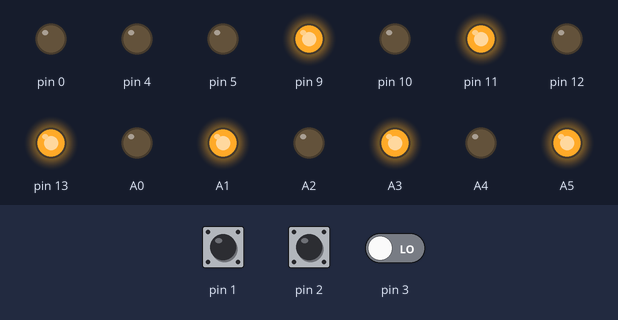
This sketch was run on a simulated Arduino Uno, built with avr-gcc and run on an emulated ATmega328P. On the bench: output pins drawn as LEDs (lit = HIGH). The test bench sets the inputs (shaded band); at power-on: pin 2 HIGH, pin 1 LOW, pin 3 LOW.

Above: at 1.2 s.
1.3 s: pin 2 driven LOW
At 2.8 s:
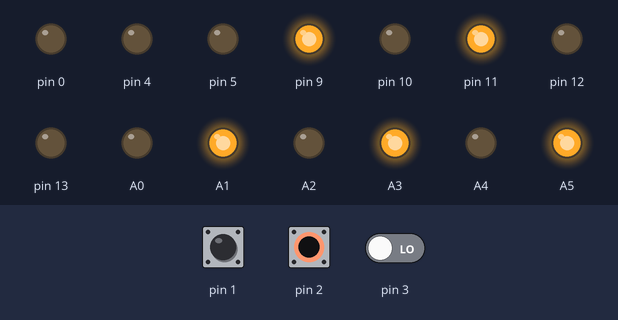
4.3 s: pin 1 pulsed HIGH 2 times (0.12 s each, 0.3 s apart)
At 7.7 s:
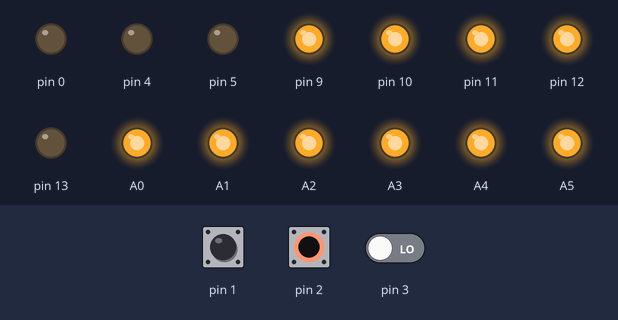
7.9 s: pin 2 pulsed HIGH 2 times (0.12 s each, 0.3 s apart)
At 10.8 s:
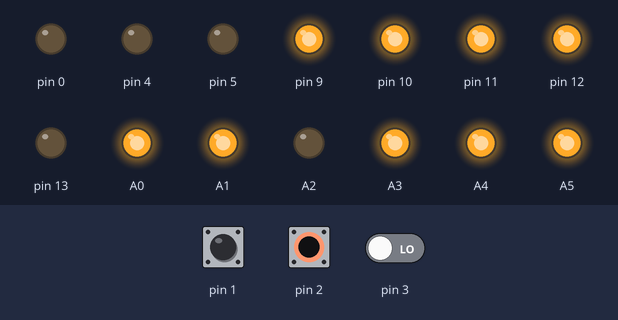
Timing chart, 0 to 17.5 s (numbered marks = the images above; inputs shaded):
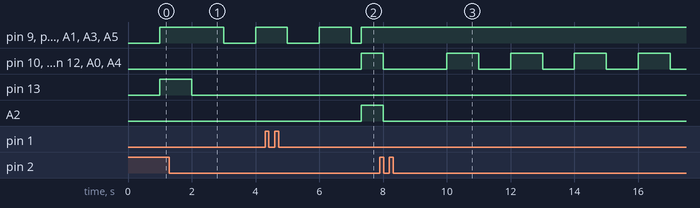

Measured:
- after the input at 1.3 s, pin 13: goes on until 2.0 s, then stays LOW
- after the input at 4.3 s, pin 10, pin 12, A0, A2, A4: LOW → HIGH after 3.0 s
- after the input at 7.9 s, A2: goes on until 8.0 s, then stays LOW

The sketch:

murb.ino
```cpp
//MURB binary clock


//Copyright 2015 Ubiratan S. Freitas


//    This program is free software: you can redistribute it and/or modify
//    it under the terms of the GNU General Public License as published by
//    the Free Software Foundation, either version 3 of the License, or
//    (at your option) any later version.

//    This program is distributed in the hope that it will be useful,
//    but WITHOUT ANY WARRANTY; without even the implied warranty of
//    MERCHANTABILITY or FITNESS FOR A PARTICULAR PURPOSE.  See the
//    GNU General Public License for more details.

//    You should have received a copy of the GNU General Public License
//    along with this program.  If not, see <http://www.gnu.org/licenses/>.


const unsigned maxvals[]={63,59,59,23};
unsigned vals[4];

byte oldA=0;
byte oldB=0;
byte A=0;
byte B=0;


unsigned long prevtime;


#define minute vals[2]
#define second vals[1]
#define hour vals[3]
#define br vals[0]

unsigned short tempd;
unsigned short tempc;
unsigned short tempb;

#define SETTING_MIN 2
#define SETTING_HOUR 3
#define NORMAL 0

#define NOBLINK 0
#define BLINKMIN 1
#define BLINKHOUR 2

byte state;
boolean per_wait;
unsigned btn_count;
const byte inv[]={0,8,4,12,2,10,6,14,1,9,5,13,3,11,7,15};


void setup(void)
{
  pinMode(0,OUTPUT);
  pinMode(1,INPUT);
  pinMode(2,INPUT);
  pinMode(3,INPUT);
  pinMode(A0,OUTPUT);
  pinMode(A1,OUTPUT);
  pinMode(A2,OUTPUT);
  pinMode(A3,OUTPUT);
  pinMode(A4,OUTPUT);
  pinMode(A5,OUTPUT);
  for (int i=4;i<=13;i++)
  {
    pinMode(i,OUTPUT);
  }
  state = SETTING_MIN;
  prevtime = 0;
  minute = 0;
  second = 0;
  hour = 0;
  br = maxvals[0];
  btn_count = 0;
  per_wait = false;
  oldA = bitRead(PIND,2);
  oldB = bitRead(PIND,3);
}


void loop()
{
  unsigned long now = millis();
  unsigned long m = micros();
  boolean ticked,moved;
  static boolean blk_state=0,btn_ready;

  ticked = tic(now);
  switch(state)
  {
    case SETTING_MIN:
      if(ticked)
      {
        blk_state = !blk_state;
        timeToPort(BLINKMIN *(byte)blk_state);
      }
      break;

    case SETTING_HOUR:
      if(ticked)
      {
        blk_state = !blk_state;
        timeToPort(BLINKHOUR *(byte)blk_state);
      }
      break;

    case NORMAL:
      if(ticked)
      {
        incrementTime();
        timeToPort(0);
      }
      break;
  }

  //Button and encoder
  if(now & 0xF)
  {
    per_wait = true;
  }
  else if(per_wait) // every 16ms
  {
    per_wait = false;
    moved = readEncoder();
    //Read button
    boolean btn_value = bitRead(PIND,1);
    switch(state)
    {
      case NORMAL:
        if(btn_value)
        {
          btn_count = 0;
          btn_ready = true;
        }
        else
        {
          btn_count++;
          if(btn_count>188)// 3 seconds
          {
            state = SETTING_MIN;
            timeToPort(BLINKMIN);
            btn_count = 0;
            btn_ready = false;
          }
        }
        break;
      case SETTING_MIN:
        if(btn_value)
        {
          btn_ready = true;
          btn_count = 0;
          if(moved)
          {
            blk_state = false;
            timeToPort(0);
          }
        }
        else if(btn_ready)
        {
          btn_count++;
          if(btn_count>13)// 0.2 second
          {
            state = SETTING_HOUR;
            timeToPort(BLINKHOUR);
            btn_count = 0;
            btn_ready = false;
          }
        }
        break;
      case SETTING_HOUR:
        if(btn_value)
        {
          btn_ready = true;
          btn_count = 0;
          if(moved)
          {
            blk_state = false;
            timeToPort(0);
          }
        }
        else if(btn_ready)
        {
          btn_count++;
          if(btn_count>13)// 0.2 second
          {
            state = NORMAL;
            btn_count = 0;
            btn_ready = false;
          }
        }
        break;
    }
  }

  //PWM
  if ((m & 0x1FFF)<((br+1)<<7))
  {
    PORTD = tempd;
    PORTB = tempb;
    PORTC = tempc;
  }
  else
  {
    PORTD = 0;
    PORTB = 0;
    PORTC = 0;
  }

}

boolean tic(const unsigned long n)
{
  if((n>=prevtime)? n-prevtime>=1000:n-(signed long)prevtime>=1000)
  {
    prevtime = n;
    return true;
  }
  else
    return false;
}


void incrementTime(void)
{
  second++;
  if(second>=60)
  {
    second = 0;
    minute++;
  }
  if(minute>=60)
  {
    minute = 0;
    hour++;
  }
  if(hour>=24) hour = 0;
}

void timeToPort(byte blk)
{
  unsigned tmin,thour;
  switch (blk)
  {
    case NOBLINK:
      tmin = minute;
      thour = hour;
      break;
    case BLINKMIN:
      thour = hour;
      tmin = (minute)? 0 :63;
      break;
    case BLINKHOUR:
      tmin = minute;
      thour = (hour)? 0 :63;
      break;
  }
  tempd = (inv[((second & B00011110)>>1)] << 4) | ((second & B00100000)>>5) ;
  tempb = (second & 1) | ((tmin & B00000001) << 1) | ((thour & 1)<<2)|((tmin & B00000010) << 2)|((thour & B00000010)<<3)|((tmin & B00000100) << 3) ;
  tempc = ((thour & B00000100) >> 2) | ((tmin & B00001000) >> 2) | ((thour & B00001000) >> 1) | ((tmin & B00010000) >> 1) | ((thour & B00010000)) |((tmin & B00100000));
}

boolean readEncoder()
{
  boolean retval=false;
  A = bitRead(PIND,2);
  B = bitRead(PIND,3);
  if(oldA!=A && !A)
  {
    retval = true;
    if(A==B)
    {
      advanceValue(0);
    }
    else
    {
      advanceValue(1);
    }
  }
  oldA = A;
  oldB = B;
  return retval;
}

void advanceValue(byte dir)
{
  if(dir)
  {
    vals[state]++;
    if(vals[state]>maxvals[state])
    {
      if(state==NORMAL)
        vals[state]=maxvals[state];
      else
        vals[state]=0;
    }
  }
  else
  {
    vals[state]--;
    if(vals[state]>maxvals[state])
    {
      if(state==NORMAL)
        vals[state]=0;
      else
        vals[state]=maxvals[state];
    }
  }
}
```
